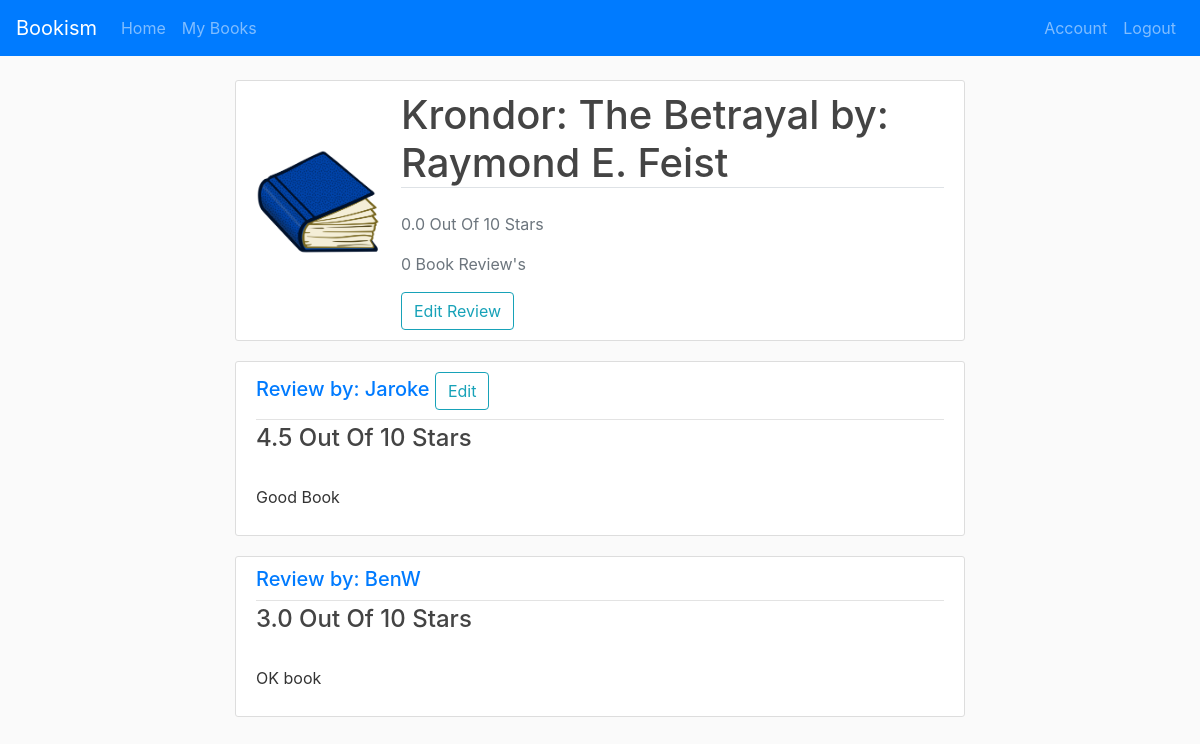
Before: /book/1 (signed in) with the older database file.
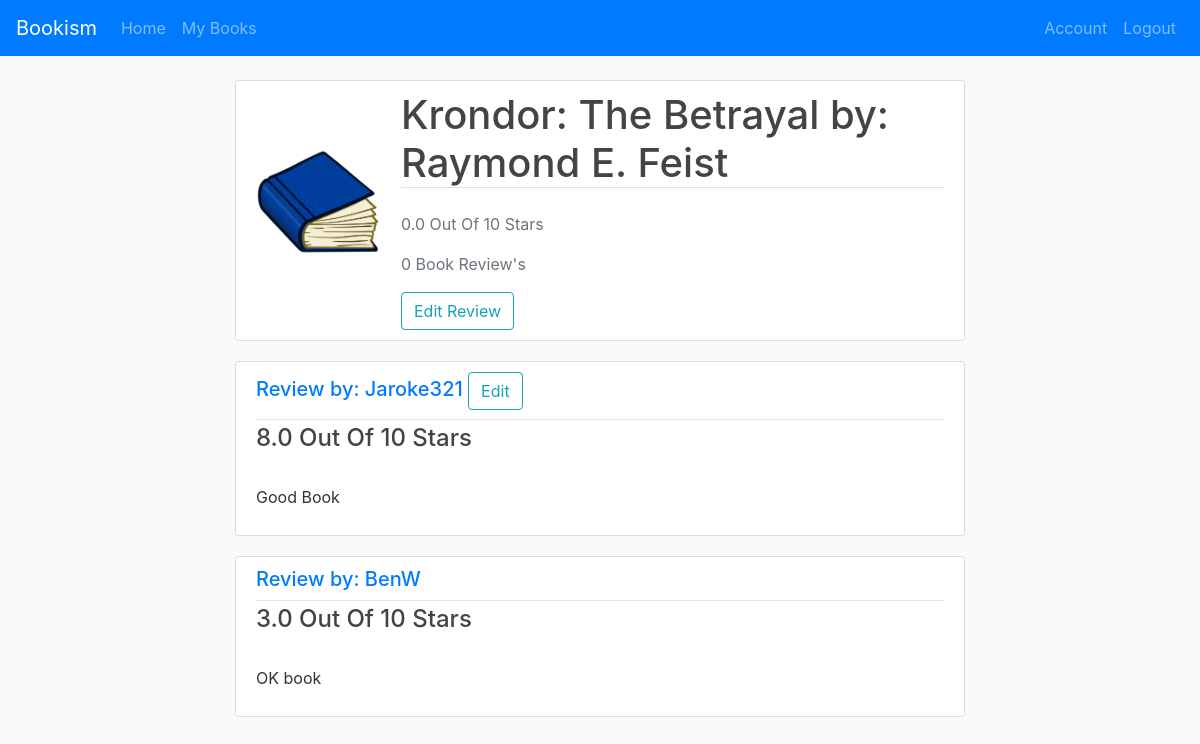
After: the same page with the newer database file.
### project1/models.py (models this page shows)
class Book(db.Model):
    id = db.Column(db.Integer, primary_key=True)
    isbn = db.Column(db.String(25), nullable=False)
    title = db.Column(db.String(50), nullable=False)
    author = db.Column(db.String(25), nullable=False)
    year = db.Column(db.Integer, nullable=False)
    count_ratings = db.Column(db.Integer)
    overall_rating = db.Column(db.Float)
    image_file = db.Column(db.String(20), nullable=False, default='default.jpg')
    reviews = db.relationship("Review", back_populates="books")

class Review(db.Model):
    book_id = db.Column(db.String(25), db.ForeignKey('book.id'), primary_key = True)
    user_id = db.Column(db.Integer, db.ForeignKey('user.id'), primary_key = True)
    username = db.Column(db.String(25), nullable=False)
    bookname = db.Column(db.String(50), nullable=False)
    timestamp = db.Column(db.DateTime, default=datetime.utcnow)
    review = db.Column(db.Text)
    rating = db.Column(db.Float)
    books = db.relationship("Book", back_populates="reviews")
    users = db.relationship("User", back_populates="reviews")

### project1/routes.py (the view)
@app.route("/book/<int:id>")
def book(id):
    book = Book.query.get(int(id)) # Get the book from the database
    img_file = url_for('static', filename=f'book_pics/{book.image_file}')
    reviewed = False  # used to see if the user has reviewed this book
    if Review.query.filter_by(book_id=id, user_id=current_user.id).first():
        reviewed = True
    return render_template('book.html', book=book, img=img_file,
        reviewed=reviewed)

### project1/models.py (called while the page is built)
@login_manager.user_loader
def load_user(user_id):
    return User.query.get(int(user_id))

### project1/templates/book.html (shortened to what this page needs)
{% extends "index.html" %}
{% block body %}
<div class="col-md-8 justify-content-center">
  <div class="container content-section">
    <div class="media align-items-center">
      <img src="{{ img }}" class="round-circle account-img" width="80">
      <div class="media-body">
        <h2 class="border-bottom mb-4 account-heading">{{ book.title }} by: {{ book.author }}</h2>
        <p class="text-secondary">{{ book.overall_rating }} Out Of 10 Stars</p>
        <p class="text-secondary">{{ book.count_ratings }} Book Review's</p>
        {% if reviewed %}
          <a href="{{ url_for('review', id=book.id) }}" class="btn btn-outline-info">Edit Review</a>
        {% else %}
          <a class="btn btn-outline-info" href="{{ url_for('review', id=book.id) }}">Leave Review</a>
        {% endif %}
      </div>
    </div>
  </div>
{% for review in book.reviews %}
  <article class="media content-section">
    <div class="media-body">
      <div class="article-metadata">
        <h5 class="mr-2">
          <a href="{{ url_for('users', id=review.user_id) }}">Review by: {{ review.username }}</a>
          {% if current_user.id == review.user_id %}
            <a class="btn btn-outline-info" href="{{ url_for('review', id=review.book_id) }}">Edit</a>
          {% endif %}
        </h5>
      </div>
      <h4 class="article-title">{{ review.rating }} Out Of 10 Stars</h4>
      <p class="article-content">
        {{ review.review }}
      </p>
    </div>
  </article>
{% endfor %}
</div>
{% endblock %}

### project1/templates/index.html (shortened to what this page needs)
<!DOCTYPE html>
<html>
  <head>
    <link rel="stylesheet" href="https://stackpath.bootstrapcdn.com/bootstrap/4.5.0/css/bootstrap.min.css"
>
    <link rel="stylesheet" type="text/css" href="{{ url_for('static', filename='main.css') }}">
  </head>
  <body>
    <nav class="navbar navbar-expand-lg navbar-dark bg-primary fixed-top">
      <a class="navbar-brand" href="/">Bookism</a>
      <div class="collapse navbar-collapse" id="navbarNav">
        <ul class="navbar-nav">
          <li class="nav-item">
            <a class="nav-link" href="{{ url_for('index') }}">Home</a>
          </li>
          <li class="nav-item">
            <a class="nav-link" href="{{ url_for('users', id=current_user.id) }}">My Books</a>
          </li>
        </ul>
      </div>
      <div class="navbar-nav">
        {% if current_user.is_authenticated %}
          <a class="nav-item nav-link" href="{{ url_for('profile') }}">Account</a>
          <a class="nav-item nav-link" href="{{ url_for('logout') }}">Logout</a>
        {% else %}
          <a class="nav-item nav-link" href="{{ url_for('login') }}">Login</a>
          <a class="nav-item nav-link" href="{{ url_for('register') }}">Register</a>
        {% endif %}
      </div>
    </nav>
    <main role="main" class="container">
      <div class="row justify-content-center">
          {% block body %}{% endblock %}
      </div>
    </main>
  </body>
</html>

### project1/static/main.css (style rules this page uses)
body { background: #fafafa; color: #333333; margin-top: 5rem; }
h1, h2, h3, h4, h5, h6 { color: #444444; }
.content-section { background: #ffffff; padding: 10px 20px; border: 1px solid #dddddd; border-radius: 3px; margin-bottom: 20px; }
.article-title { color: #444444; }
.article-content { white-space: pre-line; }
.article-metadata { padding-bottom: 1px; margin-bottom: 4px; border-bottom: 1px solid #e3e3e3 }
.account-img { height: 125px; width: 125px; margin-right: 20px; margin-bottom: 16px; }
.account-heading { font-size: 2.5rem; }

Changed rows visible on the page:
removed Review: username "Jaroke", rating "4.5", review "Good Book"
added Review: username "Jaroke321", rating "8.0", review "Good Book"
